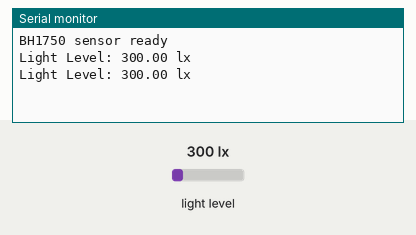
This sketch was run on a simulated Arduino Uno, built with avr-gcc and run on an emulated ATmega328P. On the bench: the last lines printed to the serial monitor. Inputs (shaded band) come from the test bench; at power-on: light level 300 lx.

Above: at 1.8 s.
1.9 s: light level set to 40 lx
At 2.4 s:
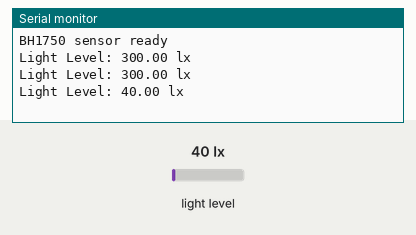
3.4 s: light level set to 500 lx
At 4.8 s:
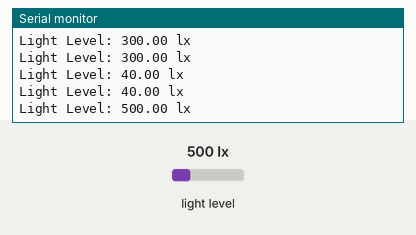
Timing chart, 0 to 6.4 s (numbered marks = the images above; inputs shaded):
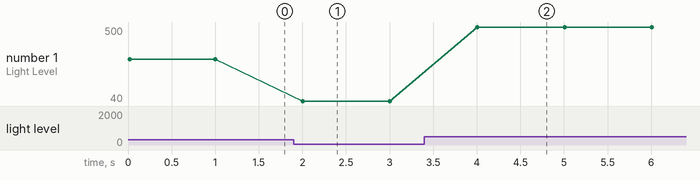

Measured:
- after the input at 1.9 s, the serial monitor: prints a new line after 0.10 s (image 1)
- after the input at 3.4 s, the serial monitor: prints a new line after 0.61 s (image 2)
- plotted number 1: 300 → 40 after the input at 1.9 s, 40 → 500 after the input at 3.4 s

The sketch:

BH1750.ino
```cpp
//Note: [SDA -> A4, SCL -> A5]

#include <Wire.h>
#include <BH1750.h>

BH1750 lightMeter;

void setup() {
  Serial.begin(9600);
  Wire.begin(); // Join I2C bus with SDA=A4, SCL=A5

  // Start the BH1750 sensor
  if (lightMeter.begin(BH1750::CONTINUOUS_HIGH_RES_MODE)) {
    Serial.println("BH1750 sensor ready");
  } else {
    Serial.println("Error: BH1750 not detected");
    while (1); // Stop if sensor is not found
  }
}

void loop() {
  float lux = lightMeter.readLightLevel(); // Read lux value
  Serial.print("Light Level: ");
  Serial.print(lux);
  Serial.println(" lx");
  delay(1000); // 1 second delay
}
```
